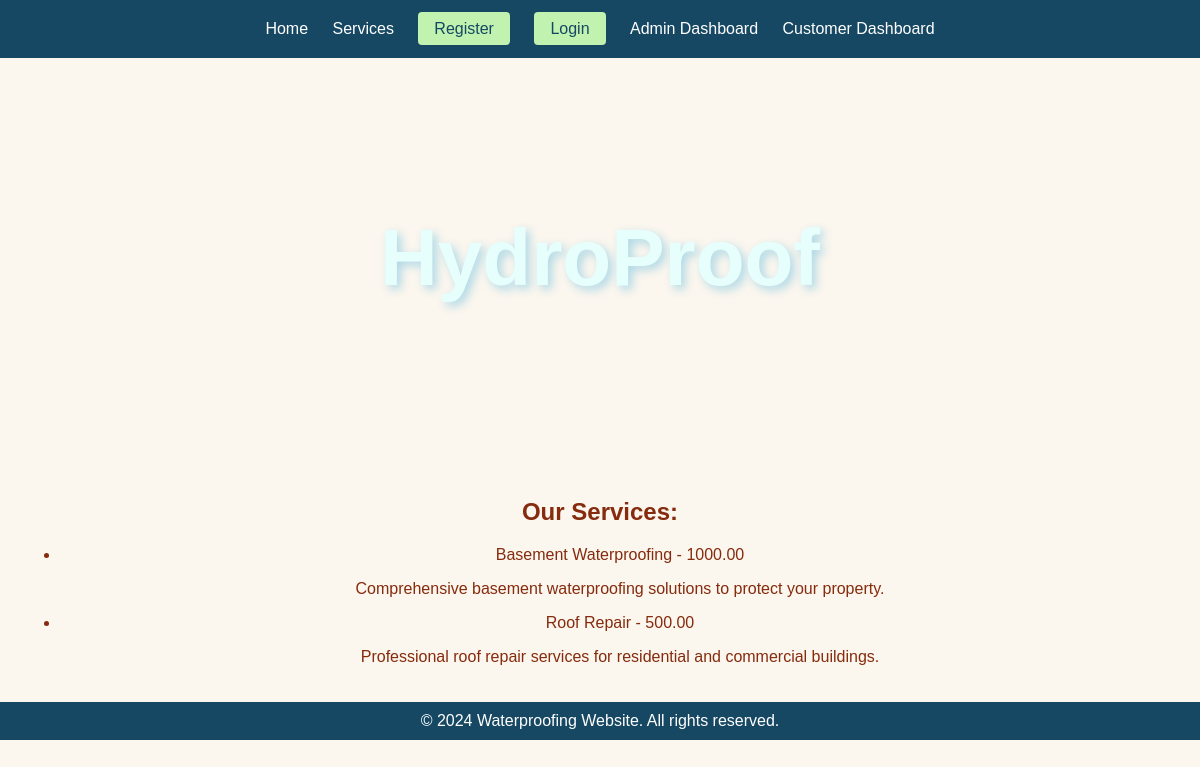
The page / on the database its author committed.
### waterproofing_app/models.py (models this page shows, shortened)
class Service(models.Model):
    name = models.CharField(max_length=100)
    description = models.TextField()
    price = models.DecimalField(max_digits=10, decimal_places=2)

### waterproofing_app/views.py (the view)
# urls.py: path('', views.home, name='home'),
def home(request):
    services = Service.objects.all()
    return render(request, 'home.html', {'services': services})

### waterproofing_app/templates/home.html (shortened to what this page needs)
<!DOCTYPE html>
<html lang="en">
<head>
</head>
<body>
    <nav>
        <a href="{% url 'home' %}">Home</a>
        <a href="{% url 'services' %}">Services</a>
        <a href="{% url 'register' %}" class="btn">Register</a>
        <a href="{% url 'login' %}" class="btn">Login</a>
        <a href="{% url 'admin_dashboard' %}">Admin Dashboard</a>
        <a href="{% url 'customer_dashboard' %}">Customer Dashboard</a>
    </nav>
    <header>
        <h1>HydroProof</h1>
    </header>
    <div class="content">
        <h2>Our Services:</h2>
        <ul>
            {% for service in services %}
                <li>{{ service.name }} - {{ service.price }}</li>
                <p>{{ service.description }}</p>
            {% endfor %}
        </ul>
    </div>
    <footer>
        &copy; 2024 Waterproofing Website. All rights reserved.
    </footer>
</body>
</html>

### waterproofing_app/templates/home.html (style rules this page uses)
:root { --primary-color: #164863; --secondary-color: #FBF6EE; --accent-color: #C1F2B0; --text-color: #862B0D; }
body { font-family: Arial, sans-serif; margin: 0; padding: 0; background-color: var(--secondary-color); color: var(--text-color); text-align: center; }
header { position: relative; height: 50vh; overflow: hidden; }
header::before { content: ""; position: absolute; top: 0; left: 0; width: 100%; height: 100%; background-image: url('https://static.asianpaints.com/content/dam/asian_paints/blog/waterproofing/spotlight/waterproofing-blog9-spotlight-asian-paints.jpg'); background-size: cover; background-position: center; filter: blur(12px); z-index: -1; text-align:center; }
header h1 { position: relative; z-index: 1; font-size: 5rem; font-family: 'Your Unique Font', Arial, sans-serif; color: #E6FFFD; padding: 100px 0; text-shadow: 4px 4px 10px lightblue; }
nav { background-color: var(--primary-color); color: white; padding: 20px; text-align: center; }
nav a { color: white; text-decoration: none; margin: 0 10px; }
.content { padding: 20px; }
footer { background-color: var(--primary-color); color: white; text-align: center; padding: 10px 0; bottom: 0; width: 100%; }
.btn { background-color: var(--accent-color); color: var(--primary-color); padding: 8px 16px; border: none; border-radius: 4px; text-decoration: none; cursor: pointer; transition: background-color 0.3s; }

### rows shown on the page
Service: name "Basement Waterproofing", price "1000.00", description "Comprehensive basement waterproofing solutions to protect your property."
Service: name "Roof Repair", price "500.00", description "Professional roof repair services for residential and commercial buildings."
